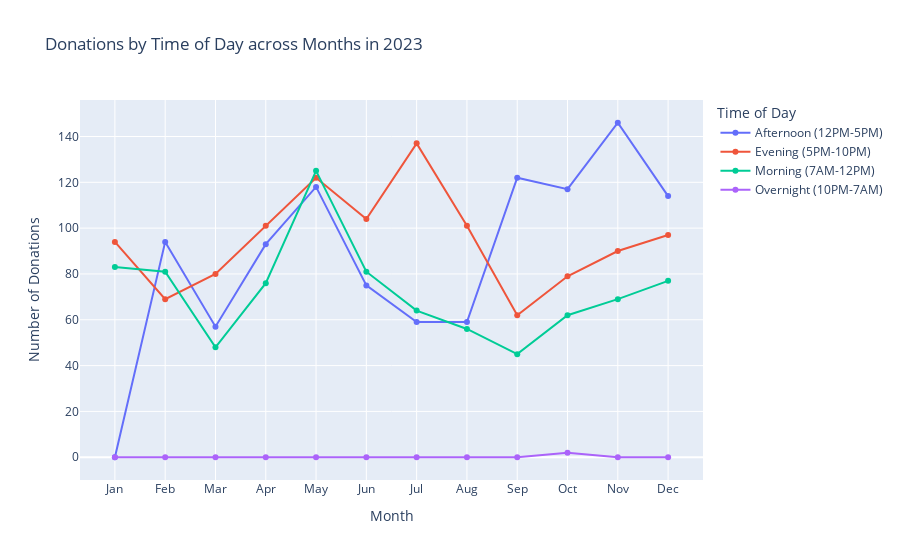

Notebook code cell kept with this figure:
### Code cell
import plotly.graph_objects as go

# Convert the "Date" column to datetime objects
df_dates['Date'] = pd.to_datetime(df_dates['Date'])

# Group the data by month and time of day and count the number of donations for each group
monthly_donations = df_dates.groupby([df_dates['Date'].dt.month, 'Time of Day']).size().unstack(fill_value=0)

# Plot the data
fig = go.Figure()

# Add traces for each time of day
for time_of_day in monthly_donations.columns:
    fig.add_trace(go.Scatter(x=monthly_donations.index, y=monthly_donations[time_of_day], mode='lines+markers', name=time_of_day))

# Update layout
fig.update_layout(
    title='Donations by Time of Day across Months in 2023',
    xaxis=dict(
        title='Month',
        tickmode='array',
        tickvals=list(range(1, 13)),
        ticktext=['Jan', 'Feb', 'Mar', 'Apr', 'May', 'Jun', 'Jul', 'Aug', 'Sep', 'Oct', 'Nov', 'Dec']
    ),
    yaxis=dict(
        title='Number of Donations'
    ),
    legend=dict(
        title='Time of Day'
    ),
    hovermode='closest',
    height=800  
)

# Show plot
fig.show()

### Figure 1 — Plotly figure (JSON) as saved in the notebook; plotly's stock layout.template omitted (floating-point values rounded to 4 significant figures)
{"data": [{"mode": "lines+markers", "name": "Afternoon (12PM-5PM)", "type": "scatter", "x": [1, 2, 3, 4, 5, 6, 7, 8, 9, 10, 11, 12], "y": [0, 94, 57, 93, 118, 75, 59, 59, 122, 117, 146, 114]}, {"mode": "lines+markers", "name": "Evening (5PM-10PM)", "type": "scatter", "x": [1, 2, 3, 4, 5, 6, 7, 8, 9, 10, 11, 12], "y": [94, 69, 80, 101, 122, 104, 137, 101, 62, 79, 90, 97]}, {"mode": "lines+markers", "name": "Morning (7AM-12PM)", "type": "scatter", "x": [1, 2, 3, 4, 5, 6, 7, 8, 9, 10, 11, 12], "y": [83, 81, 48, 76, 125, 81, 64, 56, 45, 62, 69, 77]}, {"mode": "lines+markers", "name": "Overnight (10PM-7AM)", "type": "scatter", "x": [1, 2, 3, 4, 5, 6, 7, 8, 9, 10, 11, 12], "y": [0, 0, 0, 0, 0, 0, 0, 0, 0, 2, 0, 0]}], "layout": {"autosize": true, "hovermode": "closest", "legend": {"title": {"text": "Time of Day"}}, "title": {"text": "Donations by Time of Day across Months in 2023"}, "xaxis": {"autorange": true, "range": [0.324, 12.68], "tickmode": "array", "ticktext": ["Jan", "Feb", "Mar", "Apr", "May", "Jun", "Jul", "Aug", "Sep", "Oct", "Nov", "Dec"], "tickvals": [1, 2, 3, 4, 5, 6, 7, 8, 9, 10, 11, 12], "title": {"text": "Month"}, "type": "linear"}, "yaxis": {"autorange": true, "range": [-9.216, 155.2], "title": {"text": "Number of Donations"}, "type": "linear"}}}
